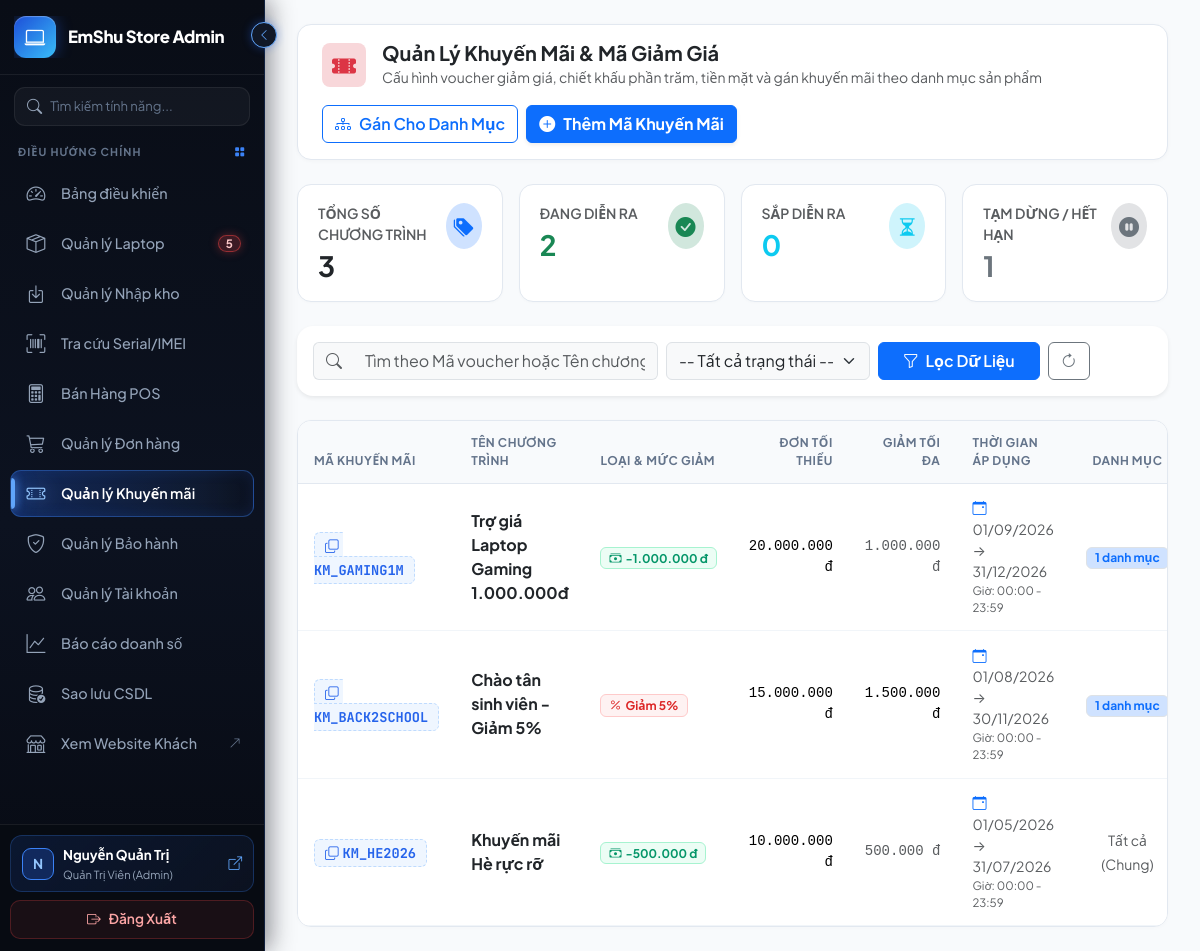
The app's page /index.php?action=admin-promotions (signed in) with its own data.
### tables this page shows
CREATE TABLE `khuyenmai` (
  `maKM` varchar(50) NOT NULL,
  `tenKM` varchar(150) NOT NULL,
  `loaiKM` varchar(20) NOT NULL COMMENT 'PHAN_TRAM / TIEN_MAT',
  `giaTriGiam` double NOT NULL,
  `mucGiamToiDa` double DEFAULT NULL,
  `donHangToiThieu` double NOT NULL DEFAULT 0,
  `ngayBatDau` datetime NOT NULL,
  `ngayKetThuc` datetime NOT NULL,
  `trangThai` int(11) NOT NULL DEFAULT 1 COMMENT '1: Đang diễn ra, 0: Tạm dừng / Hết hạn',
  PRIMARY KEY (`maKM`)
);

### controllers/AdminPromotionController.php (called while the page is built, shortened)
<?php
require_once __DIR__ . '/../models/PromotionModel.php';
class AdminPromotionController {
    private PromotionModel $promotionModel;
    public function __construct() {
        $this->promotionModel = new PromotionModel();
    }
    public function index(): void {
        $statusParam = isset($_GET['status']) && $_GET['status'] !== '' ? (int)$_GET['status'] : null;
        $keyword     = trim($_GET['keyword'] ?? '');
        $promotions = $this->promotionModel->getAllPromotions($statusParam, $keyword);
        $stats = [
            'total'       => count($promotions),
            'dangDienRa'  => 0,
            'chuaBatDau'  => 0,
            'hetHan'      => 0,
            'tamDung'     => 0,
        ];
        require_once __DIR__ . '/../views/admin/promotions/index.php';
    }
}

### config/Database.php (called while the page is built, shortened)
<?php
class Database {
    private static string $host = "localhost";
    private static string $dbName = "ql_cuahang_laptop";
    private static string $username = "root";
    private static string $password = "";
    private static string $charset = "utf8mb4";
    private static ?PDO $instance = null;
    public static function getConnection(): PDO {
        if (self::$instance === null) {
            $dsn = "mysql:host=" . self::$host . ";dbname=" . self::$dbName . ";charset=" . self::$charset;
            $options = [
                PDO::ATTR_ERRMODE            => PDO::ERRMODE_EXCEPTION,
                PDO::ATTR_DEFAULT_FETCH_MODE => PDO::FETCH_ASSOC,
                PDO::ATTR_EMULATE_PREPARES   => false,
                PDO::MYSQL_ATTR_INIT_COMMAND => "SET NAMES utf8mb4"
            ];
            try {
                self::$instance = new PDO($dsn, self::$username, self::$password, $options);
            } catch (PDOException $e) {
                die("<h3>Lỗi kết nối cơ sở dữ liệu:</h3> " . htmlspecialchars($e->getMessage()));
            }
        }
        return self::$instance;
    }
}

### models/PromotionModel.php (called while the page is built, shortened)
<?php
require_once __DIR__ . '/../config/Database.php';
class PromotionModel {
    private PDO $db;
    public function __construct() {
        $this->db = Database::getConnection();
    }
    public function getAllPromotions(?int $status = null, ?string $keyword = null): array {
        $sql = "SELECT
                    km.*,
                    (SELECT COUNT(*) FROM danhmuc dm WHERE dm.maKM = km.maKM) AS soDanhMucApDung
                FROM khuyenmai km
                WHERE 1 = 1";
        $params = [];
        $sql .= " ORDER BY km.trangThai DESC, km.ngayKetThuc DESC";
        $stmt = $this->db->prepare($sql);
        $stmt->execute($params);
        $rows = $stmt->fetchAll(PDO::FETCH_ASSOC);
        $now = date('Y-m-d H:i:s');
        foreach ($rows as &$item) {
            $item['soDanhMucApDung'] = (int)$item['soDanhMucApDung'];
            $item['giaTriGiam']      = (float)$item['giaTriGiam'];
            $item['mucGiamToiDa']    = !is_null($item['mucGiamToiDa']) ? (float)$item['mucGiamToiDa'] : null;
            $item['donHangToiThieu'] = (float)$item['donHangToiThieu'];
            $item['trangThai']       = (int)$item['trangThai'];
        }
        return $rows;
    }
}

### views/admin/promotions/index.php (the view, shortened to what this page needs)
<!DOCTYPE html>
<html lang="vi">
<head>
    <link href="https://cdn.jsdelivr.net/npm/bootstrap@5.3.3/dist/css/bootstrap.min.css" rel="stylesheet">
    <link href="https://cdn.jsdelivr.net/npm/bootstrap-icons@1.11.3/font/bootstrap-icons.css" rel="stylesheet">
</head>
<body>
<?php
require __DIR__ . '/../layouts/sidebar.php';
?>
<main class="main-content">
    <header class="top-navbar">
        <div class="d-flex align-items-center gap-3">
            <div class="rounded-3 p-2 bg-danger-subtle text-danger fs-4 d-flex align-items-center justify-content-center" style="width: 44px; height: 44px;">
                <i class="bi bi-ticket-perforated-fill"></i>
            </div>
            <div>
                <h5 class="mb-0 fw-bold text-dark">Quản Lý Khuyến Mãi & Mã Giảm Giá</h5>
                <small class="text-muted">Cấu hình voucher giảm giá, chiết khấu phần trăm, tiền mặt và gán khuyến mãi theo danh mục sản phẩm</small>
            </div>
        </div>
        <div class="d-flex align-items-center gap-2">
            <a href="index.php?action=admin-promotion-assign-category" class="btn btn-outline-primary fw-semibold d-flex align-items-center gap-2">
                <i class="bi bi-diagram-3"></i>
                <span>Gán Cho Danh Mục</span>
            </a>
            <a href="index.php?action=admin-promotion-create" class="btn btn-primary fw-bold d-flex align-items-center gap-2 shadow-sm">
                <i class="bi bi-plus-circle-fill"></i>
                <span>Thêm Mã Khuyến Mãi</span>
            </a>
        </div>
    </header>
    <div class="row g-3 mb-4">
        <div class="col-sm-6 col-xl-3">
            <div class="stat-card">
                <div class="d-flex justify-content-between align-items-start">
                    <div>
                        <div class="text-muted small fw-semibold text-uppercase">Tổng số chương trình</div>
                        <h3 class="fw-bold mb-0 text-dark mt-1"><?= $stats['total'] ?></h3>
                    </div>
                    <div class="rounded-circle p-2 bg-primary-subtle text-primary">
                        <i class="bi bi-tags-fill fs-5"></i>
                    </div>
                </div>
            </div>
        </div>
        <div class="col-sm-6 col-xl-3">
            <div class="stat-card">
                <div class="d-flex justify-content-between align-items-start">
                    <div>
                        <div class="text-muted small fw-semibold text-uppercase">Đang diễn ra</div>
                        <h3 class="fw-bold mb-0 text-success mt-1"><?= $stats['dangDienRa'] ?></h3>
                    </div>
                    <div class="rounded-circle p-2 bg-success-subtle text-success">
                        <i class="bi bi-check-circle-fill fs-5"></i>
                    </div>
                </div>
            </div>
        </div>
        <div class="col-sm-6 col-xl-3">
            <div class="stat-card">
                <div class="d-flex justify-content-between align-items-start">
                    <div>
                        <div class="text-muted small fw-semibold text-uppercase">Sắp diễn ra</div>
                        <h3 class="fw-bold mb-0 text-info mt-1"><?= $stats['chuaBatDau'] ?></h3>
                    </div>
                    <div class="rounded-circle p-2 bg-info-subtle text-info">
                        <i class="bi bi-hourglass-split fs-5"></i>
                    </div>
                </div>
            </div>
        </div>
        <div class="col-sm-6 col-xl-3">
            <div class="stat-card">
                <div class="d-flex justify-content-between align-items-start">
                    <div>
                        <div class="text-muted small fw-semibold text-uppercase">Tạm dừng / Hết hạn</div>
                        <h3 class="fw-bold mb-0 text-secondary mt-1"><?= ($stats['tamDung'] + $stats['hetHan']) ?></h3>
                    </div>
                    <div class="rounded-circle p-2 bg-secondary-subtle text-secondary">
                        <i class="bi bi-pause-circle-fill fs-5"></i>
                    </div>
                </div>
            </div>
        </div>
    </div>
    <div class="card border-0 shadow-sm rounded-4 mb-4">
        <div class="card-body p-3">
            <form action="index.php" method="GET" class="row g-2 align-items-center">
                <div class="col-md-5">
                    <div class="input-group">
                        <span class="input-group-text bg-light border-end-0 text-muted">
                            <i class="bi bi-search"></i>
                        </span>
                        <input type="text" name="keyword" class="form-control border-start-0 bg-light"
                               placeholder="Tìm theo Mã voucher hoặc Tên chương trình..."
                               value="<?= htmlspecialchars($keyword ?? '') ?>">
                    </div>
                </div>
                <div class="col-md-3">
                    <select name="status" class="form-select bg-light">
                        <option value="">-- Tất cả trạng thái --</option>
                    </select>
                </div>
                <div class="col-md-4 d-flex gap-2">
                    <button type="submit" class="btn btn-primary fw-semibold px-4">
                        <i class="bi bi-funnel me-1"></i> Lọc Dữ Liệu
                    </button>
                    <a href="index.php?action=admin-promotions" class="btn btn-outline-secondary" title="Đặt lại">
                        <i class="bi bi-arrow-clockwise"></i>
                    </a>
                </div>
            </form>
        </div>
    </div>
    <div class="table-custom-card">
        <div class="table-responsive">
            <table class="table table-hover align-middle mb-0">
                <thead>
                    <tr>
                        <th style="width: 170px;">Mã Khuyến Mãi</th>
                        <th>Tên Chương Trình</th>
                        <th style="width: 140px;">Loại & Mức Giảm</th>
                        <th class="text-end" style="width: 130px;">Đơn Tối Thiểu</th>
                        <th class="text-end" style="width: 130px;">Giảm Tối Đa</th>
                        <th style="width: 200px;">Thời Gian Áp Dụng</th>
                        <th class="text-center" style="width: 120px;">Danh Mục</th>
                    </tr>
                </thead>
                <tbody>
                    <?php if (empty($promotions)): ?>
                        <tr>
                            <td colspan="9" class="text-center py-5 text-muted">
                                <i class="bi bi-ticket-perforated fs-1 d-block mb-2 text-secondary opacity-50"></i>
                                Không tìm thấy chương trình khuyến mãi nào phù hợp!
                            </td>
                        </tr>
                    <?php else: ?>
                        <?php foreach ($promotions as $km): ?>
                            <tr>
                                <td>
                                    <span class="code-pill" onclick="copyCode('<?= htmlspecialchars($km['maKM']) ?>')" title="Nhấp để sao chép mã">
                                        <i class="bi bi-copy me-1"></i><?= htmlspecialchars($km['maKM']) ?>
                                    </span>
                                </td>
                                <td>
                                    <div class="fw-bold text-dark"><?= htmlspecialchars($km['tenKM']) ?></div>
                                </td>
                                <td>
                                    <?php if ($km['loaiKM'] === 'PHAN_TRAM'): ?>
                                        <span class="badge badge-discount-percent px-2 py-1">
                                            <i class="bi bi-percent me-1"></i>Giảm <?= $km['giaTriGiam'] ?>%
                                        </span>
                                    <?php else: ?>
                                        <span class="badge badge-discount-cash px-2 py-1">
                                            <i class="bi bi-cash-stack me-1"></i>-<?= number_format($km['giaTriGiam'], 0, ',', '.') ?> đ
                                        </span>
                                    <?php endif; ?>
                                </td>
                                <td class="text-end font-monospace small">
                                    <?= number_format($km['donHangToiThieu'], 0, ',', '.') ?> đ
                                </td>
                                <td class="text-end font-monospace small">
                                    <?php if ($km['loaiKM'] === 'PHAN_TRAM' && !empty($km['mucGiamToiDa'])): ?>
                                        <?= number_format($km['mucGiamToiDa'], 0, ',', '.') ?> đ
                                    <?php elseif ($km['loaiKM'] === 'TIEN_MAT'): ?>
                                        <span class="text-muted"><?= number_format($km['giaTriGiam'], 0, ',', '.') ?> đ</span>
                                    <?php else: ?>
                                        <span class="text-muted">Không giới hạn</span>
                                    <?php endif; ?>
                                </td>
                                <td class="small">
                                    <div class="text-muted">
                                        <i class="bi bi-calendar-event text-primary me-1"></i>
                                        <?= date('d/m/Y', strtotime($km['ngayBatDau'])) ?> &rarr; <?= date('d/m/Y', strtotime($km['ngayKetThuc'])) ?>
                                    </div>
                                    <div class="text-muted" style="font-size: 0.72rem;">
                                        Giờ: <?= date('H:i', strtotime($km['ngayBatDau'])) ?> - <?= date('H:i', strtotime($km['ngayKetThuc'])) ?>
                                    </div>
                                </td>
                                <td class="text-center">
                                    <?php if ($km['soDanhMucApDung'] > 0): ?>
                                        <a href="index.php?action=admin-promotion-assign-category" class="badge bg-primary-subtle text-primary border text-decoration-none">
                                            <?= $km['soDanhMucApDung'] ?> danh mục
                                        </a>
                                    <?php else: ?>
                                        <span class="text-muted small">Tất cả (Chung)</span>
                                    <?php endif; ?>
                                </td>
                            </tr>
                        <?php endforeach; ?>
                    <?php endif; ?>
                </tbody>
            </table>
        </div>
    </div>
</main>
</body>
</html>

### records on screen
khuyenmai: maKM "KM_GAMING1M", tenKM "Trợ giá Laptop Gaming 1.000.000đ", giaTriGiam "1.000.000", donHangToiThieu "20.000.000", ngayBatDau "01/09/2026", ngayKetThuc "31/12/2026", ngayBatDau "00:00", ngayKetThuc "23:59", soDanhMucApDung "1"
khuyenmai: maKM "KM_BACK2SCHOOL", tenKM "Chào tân sinh viên - Giảm 5%", giaTriGiam "5", donHangToiThieu "15.000.000", mucGiamToiDa "1.500.000", ngayBatDau "01/08/2026", ngayKetThuc "30/11/2026", ngayBatDau "00:00", ngayKetThuc "23:59", soDanhMucApDung "1"
khuyenmai: maKM "KM_HE2026", tenKM "Khuyến mãi Hè rực rỡ", giaTriGiam "500.000", donHangToiThieu "10.000.000", ngayBatDau "01/05/2026", ngayKetThuc "31/07/2026", ngayBatDau "00:00", ngayKetThuc "23:59", shows "Tất cả (Chung)"

### other values on screen
$lowStockCount "5"
$currentUser['hoTen'] "Nguyễn Quản Trị"
$displayRoleName "Quản Trị Viên (Admin)"
$stats['total'] "3"
$stats['dangDienRa'] "2"
$stats['chuaBatDau'] "0"
$stats['tamDung'] + $stats['hetHan'] "1"
